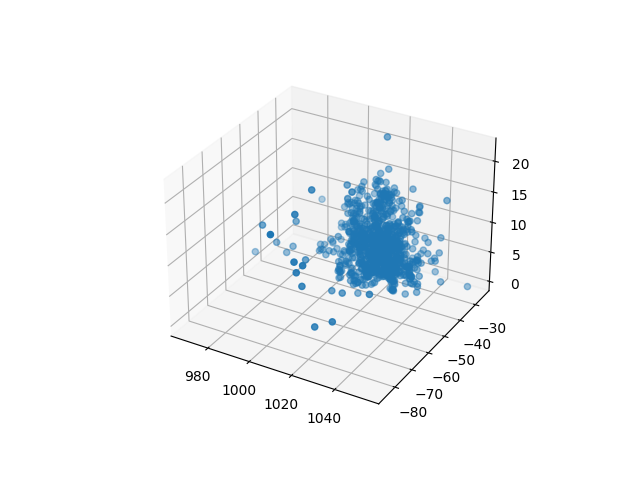

Generate this figure with Python:
import pymongo
from mpl_toolkits.mplot3d import Axes3D
import matplotlib.pyplot as plt


SAVEFIG_01 = 'creating-3d-plots.png'
course_cluster_uri = 'mongodb://analytics-student:[email redacted]:27017,cluster0-shard-00-01-jxeqq.mongodb.net:27017,cluster0-shard-00-02-jxeqq.mongodb.net:27017/?ssl=true&replicaSet=Cluster0-shard-0&authSource=admin'


course_client = pymongo.MongoClient(course_cluster_uri)
weather_data = course_client['100YWeatherSmall'].data
query = {
    'pressure.value': {'$lt': 9999},
    'airTemperature.value': {'$lt': 9999},
    'wind.speed.rate': {'$lt': 500}
}
data = list(weather_data.find(query).limit(1000))
pressures = [x['pressure']['value'] for x in data]
air_temps = [x['airTemperature']['value'] for x in data]
wind_speeds = [x['wind']['speed']['rate'] for x in data]

fig = plt.figure()
ax = fig.add_subplot(projection='3d')
ax.scatter(pressures, air_temps, wind_speeds)
plt.savefig(SAVEFIG_01)
plt.close()